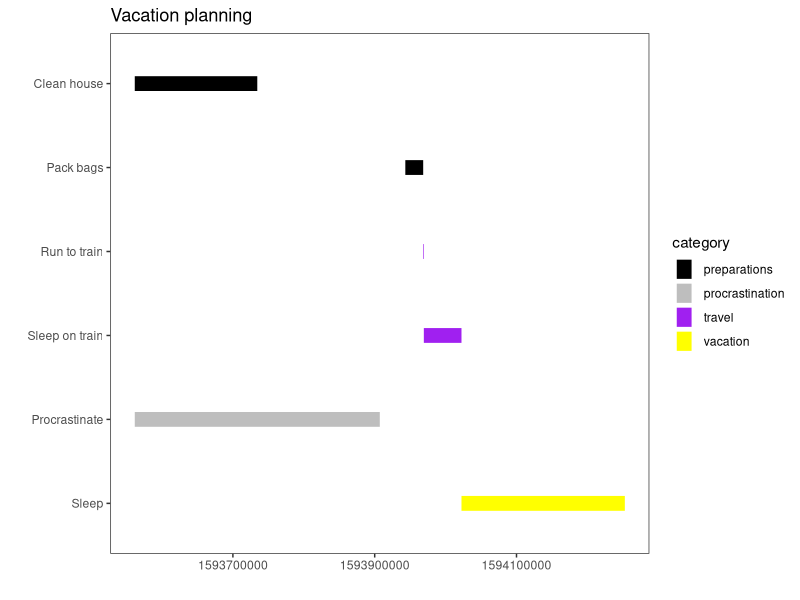

Here is the R script that generated this plot:
library(ggplot2)
library(readr)

#source https://onunicornsandgenes.blog/2020/03/07/using-r-simple-gantt-chart-with-ggplot2/

activities <- read_csv("activities.csv")

## Set factor level to order the activities on the plot
activities$activity <- factor(activities$activity,
                              levels = activities$activity[nrow(activities):1])

plot_gantt <- qplot(ymin = start,
                    ymax = end,
                    x = activity,
                    colour = category,
                    geom = "linerange",
                    data = activities,
                    size = I(5)) +
  scale_colour_manual(values = c("black", "grey", "purple", "yellow")) +
  coord_flip() +
  theme_bw() +
  theme(panel.grid = element_blank()) +
  xlab("") +
  ylab("") +
  ggtitle("Vacation planning")

